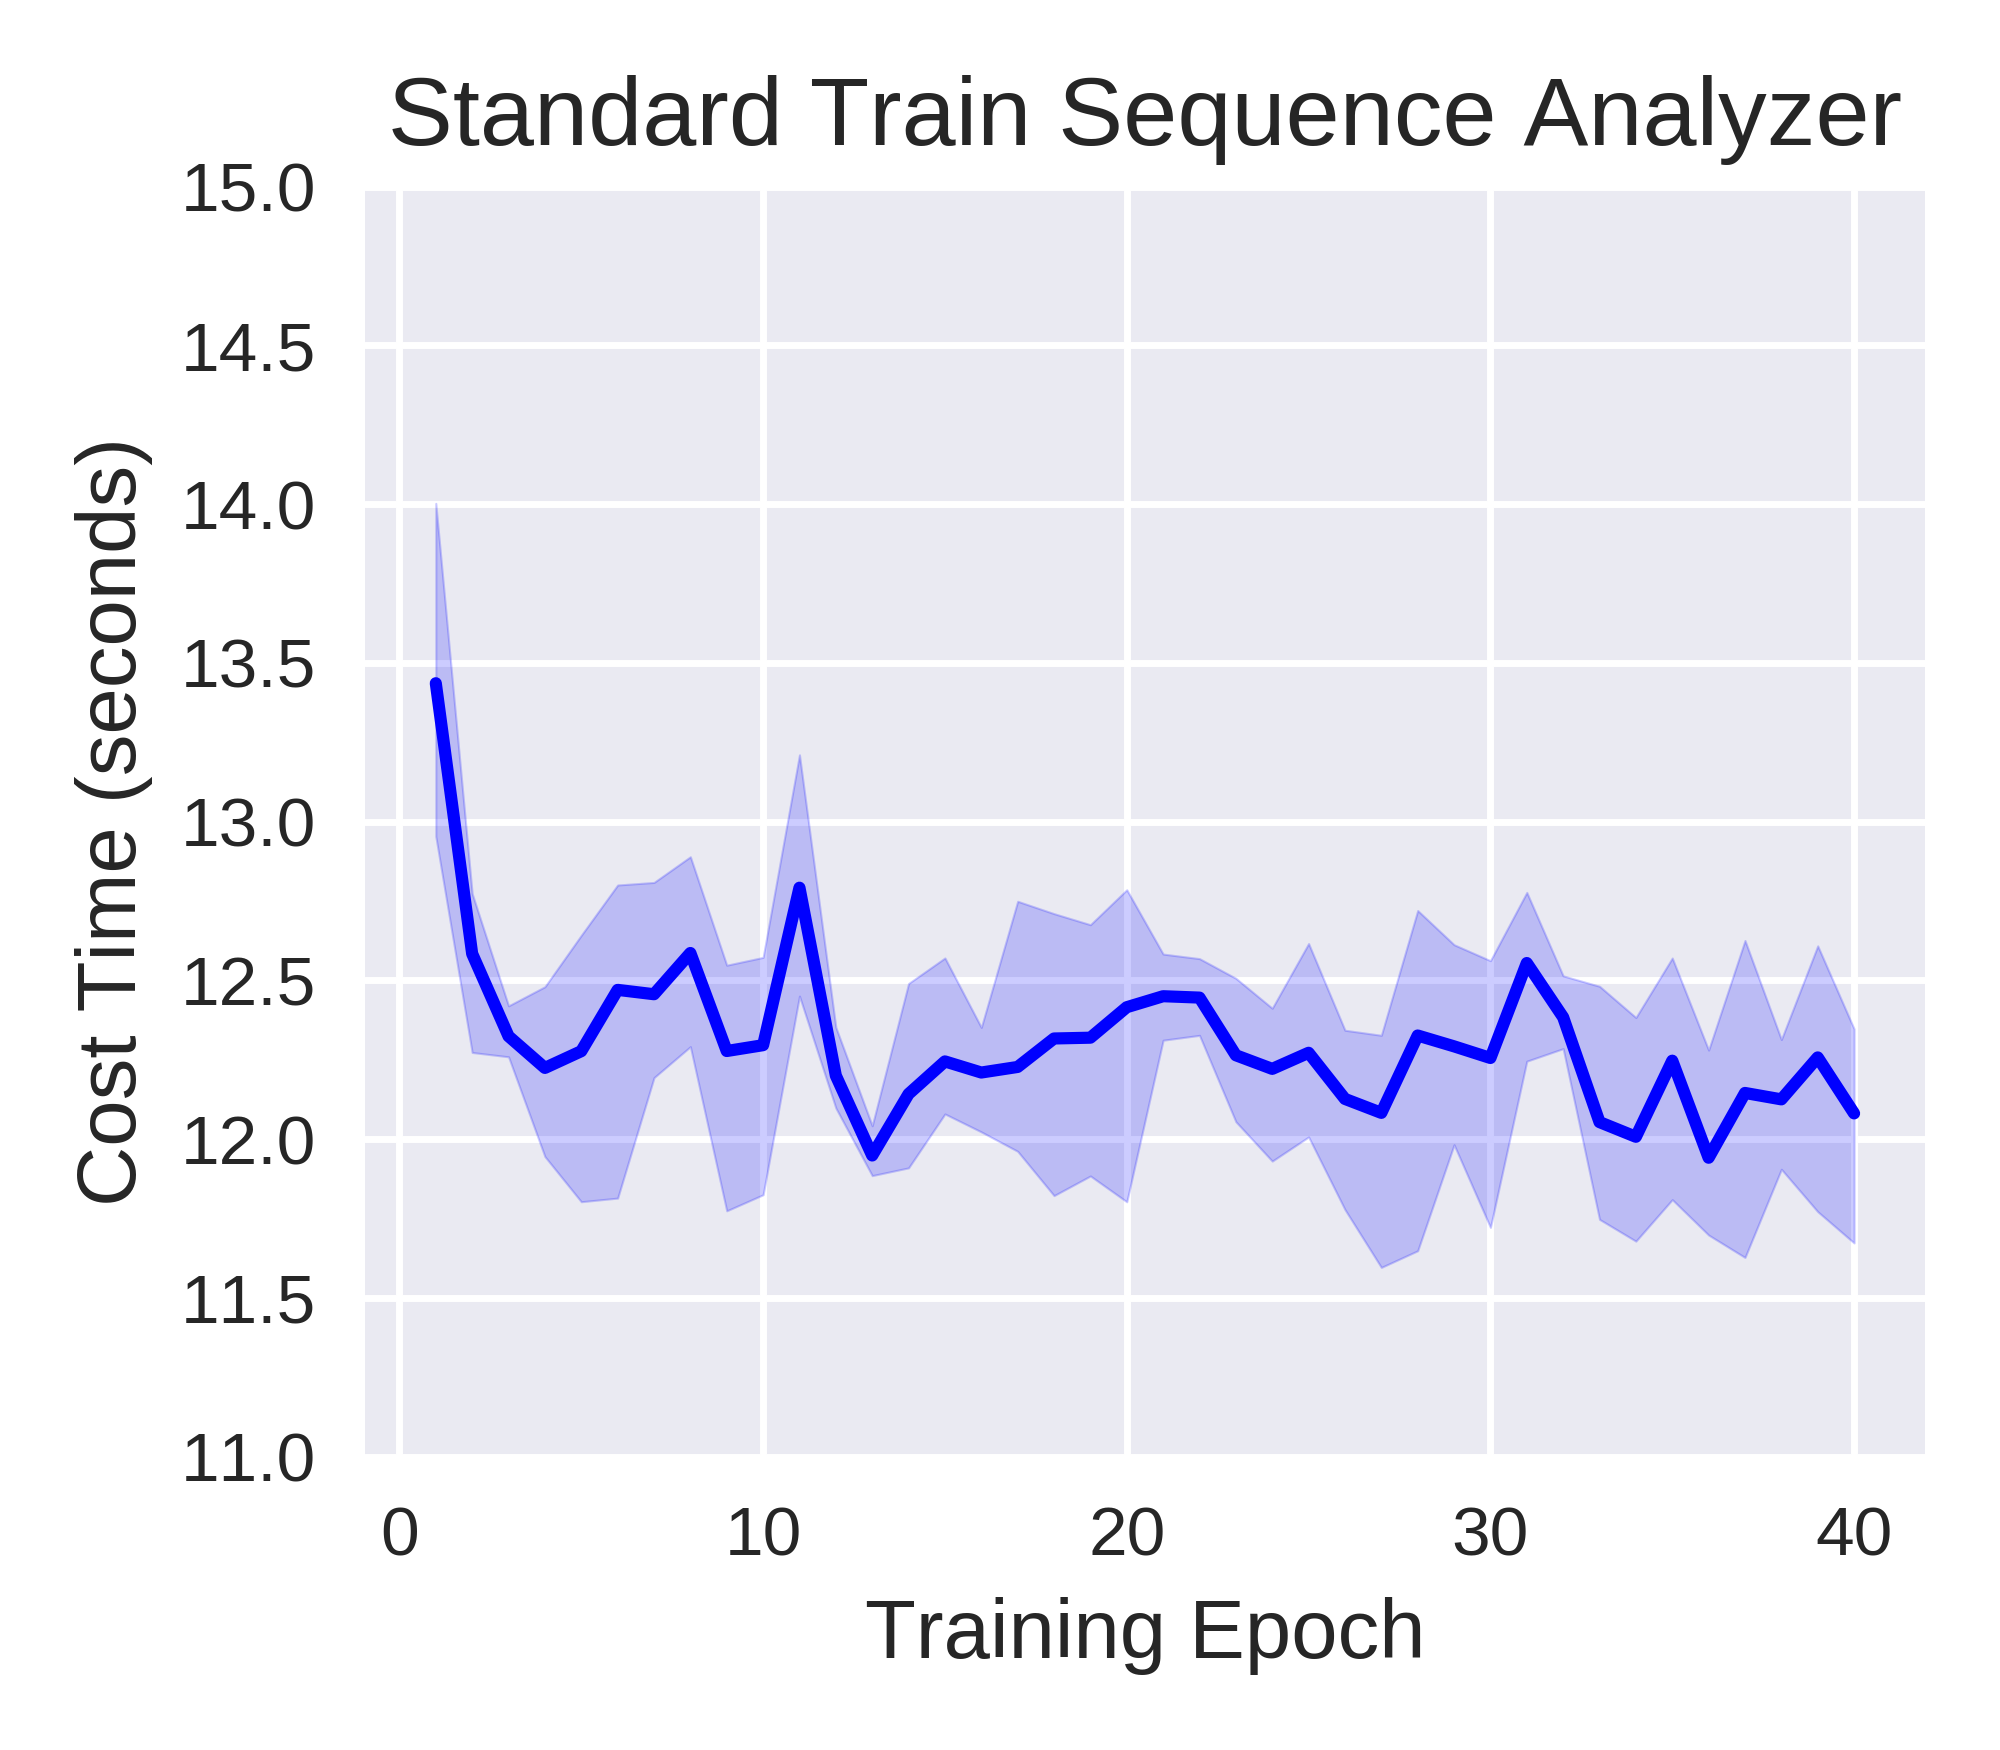

Source code (Python):
import matplotlib.pyplot as plt
import pandas as pd
import seaborn as sns

stdtrain_seq2seq_40epoch_costtime_file = pd.read_csv('stdtrain-seq2seq-40epoch-costtime-seed012.csv')
stdtrain_seq2seq_40epoch_costtime_df = pd.DataFrame(stdtrain_seq2seq_40epoch_costtime_file)

stdtrain_seq2seq_40epoch_costtime_seed_0_df = stdtrain_seq2seq_40epoch_costtime_df.drop(columns=['seed1','seed2'])  
stdtrain_seq2seq_40epoch_costtime_seed_0_df.rename(columns={'seed0': 'costtime'}, inplace=True)

stdtrain_seq2seq_40epoch_costtime_seed_1_df = stdtrain_seq2seq_40epoch_costtime_df.drop(columns=['seed0','seed2'])  
stdtrain_seq2seq_40epoch_costtime_seed_1_df.rename(columns={'seed1': 'costtime'}, inplace=True)

stdtrain_seq2seq_40epoch_costtime_seed_2_df = stdtrain_seq2seq_40epoch_costtime_df.drop(columns=['seed0','seed1'])  
stdtrain_seq2seq_40epoch_costtime_seed_2_df.rename(columns={'seed2': 'costtime'}, inplace=True)

print("stdtrain_seq2seq_40epoch_costtime_df:\n",stdtrain_seq2seq_40epoch_costtime_df)  
print("stdtrain_seq2seq_40epoch_costtime_seed_0_df:\n",stdtrain_seq2seq_40epoch_costtime_seed_0_df)  
print("stdtrain_seq2seq_40epoch_costtime_seed_1_df:\n",stdtrain_seq2seq_40epoch_costtime_seed_1_df)  
print("stdtrain_seq2seq_40epoch_costtime_seed_2_df:\n",stdtrain_seq2seq_40epoch_costtime_seed_2_df)  



stdtrain_seq2seq_40epoch_costtime_merge_df = pd.concat([stdtrain_seq2seq_40epoch_costtime_seed_0_df, stdtrain_seq2seq_40epoch_costtime_seed_1_df, stdtrain_seq2seq_40epoch_costtime_seed_2_df])
# stdtrain_seq2seq_40epoch_costtime_merge_df = pd.concat([stdtrain_seq2seq_40epoch_costtime_df, stdtrain_seq2seq_40epoch_costtime_df, stdtrain_seq2seq_40epoch_costtime_df])

print("stdtrain_seq2seq_40epoch_costtime_merge_df:\n",stdtrain_seq2seq_40epoch_costtime_merge_df)  

stdtrain_seq2seq_40epoch_costtime_merge_df = stdtrain_seq2seq_40epoch_costtime_merge_df.reset_index(drop=True)

print("stdtrain_seq2seq_40epoch_costtime_merge_df:\n",stdtrain_seq2seq_40epoch_costtime_merge_df)  


# sns.set_theme(style="darkgrid")
plt.style.use('seaborn') 
# plt.style.use('default') 
# plt.style.use('seaborn-deep') 

# plt.figure(figsize=(4, 3.5), dpi=500)
_, ax = plt.subplots(nrows=1, ncols=1, figsize=(4, 3.5), tight_layout=True, dpi=500) #dpi=100 分辨率


sns_plot=sns.lineplot(data=stdtrain_seq2seq_40epoch_costtime_merge_df, x='epoch', y='costtime', color='b')
ax.set_xlabel('Training Epoch', fontsize=12)
ax.set_ylabel('Cost Time (seconds)', fontsize=12)
ax.set_title('Standard Train Sequence Analyzer', fontsize=14); 
plt.ylim(11, 15)
# plt.ylim(-5, 105)
# 调整横坐标显示范围
# plt.xlim(0, 40)
# 调整横坐标显示范围
# plt.xlim(1, 40)

savepath = f'/home/huan1932/ARIoTEDef-Actual/drawfigure/Section8.6/training-time/seq2sAna'
savename = f'line-shadow-figure-stdtrain-seq2seq-40epoch-costtime-seed012'
plt.savefig(fname=f'{savepath}/{savename}.png',dpi=500)
plt.close   
